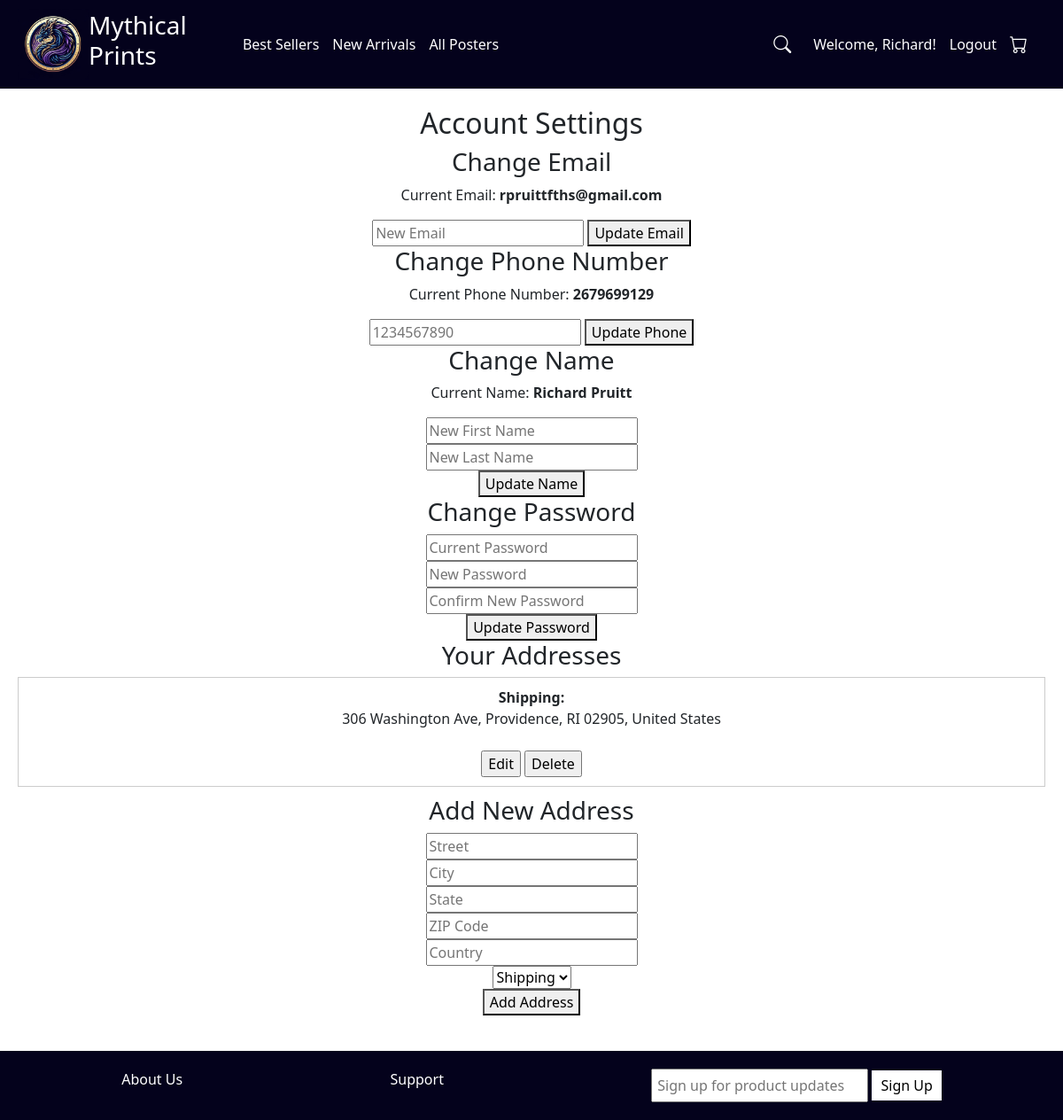
The page /account.php (signed in) on the database its author committed.
### tables this page shows
CREATE TABLE `user` (
  `userId` int(11) NOT NULL,
  `email` varchar(255) NOT NULL,
  `firstName` varchar(100) NOT NULL,
  `lastName` varchar(100) NOT NULL,
  `password` varchar(255) NOT NULL,
  `phoneNumber` varchar(20) NOT NULL
);

CREATE TABLE `address` (
  `addressId` int(11) NOT NULL,
  `userId` int(11) NOT NULL,
  `street` varchar(255) NOT NULL,
  `city` varchar(100) NOT NULL,
  `state` varchar(100) NOT NULL,
  `zipCode` varchar(20) NOT NULL,
  `country` varchar(100) NOT NULL,
  `addressType` enum('Home','Work','Billing','Shipping') NOT NULL DEFAULT 'Shipping'
);

### account.php (the view, shortened to what this page needs)
<?php
include 'includes/db.php';
include 'includes/header.php';
$userId = $_SESSION["userId"];
$stmt = $conn->prepare("SELECT firstName, lastName, email, phoneNumber FROM user WHERE userId = ?");
$stmt->bind_param("i", $userId);
$stmt->execute();
$stmt->bind_result($firstName, $lastName, $email, $phone);
$stmt = $conn->prepare("SELECT * FROM address WHERE userId = ?");
$stmt->bind_param("i", $userId);
$stmt->execute();
$addresses = $stmt->get_result();
?>
<main class="text-center">
  <h2>Account Settings</h2>
  <h3>Change Email</h3>
  <form method="POST">
    <p>Current Email: <strong><?php echo htmlspecialchars($email); ?></strong></p>
    <input type="email" name="newEmail" placeholder="New Email" required>
    <button type="submit">Update Email</button>
  </form>
  <h3>Change Phone Number</h3>
  <p>Current Phone Number: <strong><?php echo htmlspecialchars($phone); ?></strong></p>
  <form method="POST">
    <input type="tel" name="newPhone" placeholder="1234567890" pattern="\d{8,15}$" required>
    <button type="submit">Update Phone</button>
  </form>
  <h3>Change Name</h3>
  <form method="POST">
    <p>Current Name: <strong><?php echo htmlspecialchars($firstName . " " . $lastName); ?></strong></p>
    <input type="text" name="newFirst" placeholder="New First Name" required><br>
    <input type="text" name="newLast" placeholder="New Last Name" required><br>
    <button type="submit">Update Name</button>
  </form>
  <h3>Change Password</h3>
  <form method="POST">
    <input type="password" name="currentPassword" placeholder="Current Password" required><br>
    <input type="password" name="newPassword" placeholder="New Password" required><br>
    <input type="password" name="confirmPassword" placeholder="Confirm New Password" required><br>
    <button type="submit">Update Password</button>
  </form>
  <h3>Your Addresses</h3>
  <?php while ($addr = $addresses->fetch_assoc()): ?>
    <div style="border: 1px solid #ccc; padding: 10px; margin-bottom: 10px;">
      <strong><?php echo htmlspecialchars($addr["addressType"]); ?>:</strong><br>
      <?php
        echo htmlspecialchars($addr["street"]) . ", " .
             htmlspecialchars($addr["city"]) . ", " .
             htmlspecialchars($addr["state"]) . " " .
             htmlspecialchars($addr["zipCode"]) . ", " .
             htmlspecialchars($addr["country"]);
      ?><br><br>
      <form method="POST" style="display: inline;">
        <input type="submit" value="Edit">
      </form>
      <form method="POST" style="display: inline;">
        <input type="submit" value="Delete" onclick="return confirm('Are you sure you want to delete this address?');">
      </form>
    </div>
  <?php endwhile; ?>
  <h3>Add New Address</h3>
  <form method="POST">
    <input type="text" name="street" placeholder="Street" required><br>
    <input type="text" name="city" placeholder="City" required><br>
    <input type="text" name="state" placeholder="State" required><br>
    <input type="text" name="zipCode" placeholder="ZIP Code" required><br>
    <input type="text" name="country" placeholder="Country" required><br>
    <select name="addressType" required>
      <option value="Shipping">Shipping</option>
    </select><br>
    <button type="submit">Add Address</button>
  </form>
</main>
<?php include 'includes/footer.php'; ?>

### assets/css/styles.css (style rules this page uses)
body { font-family: Arial, sans-serif; margin: 0; padding: 0; text-align: center; }
main { padding: 20px; }

### rows shown on the page
user: email "rpruittfths@gmail.com", phoneNumber "2679699129", firstName+lastName "Richard Pruitt"
address: addressType "Shipping", street "306 Washington Ave", city "Providence", state "RI", zipCode "02905", country "United States"

### other values the page prints
$_SESSION["firstName"] "Richard"
